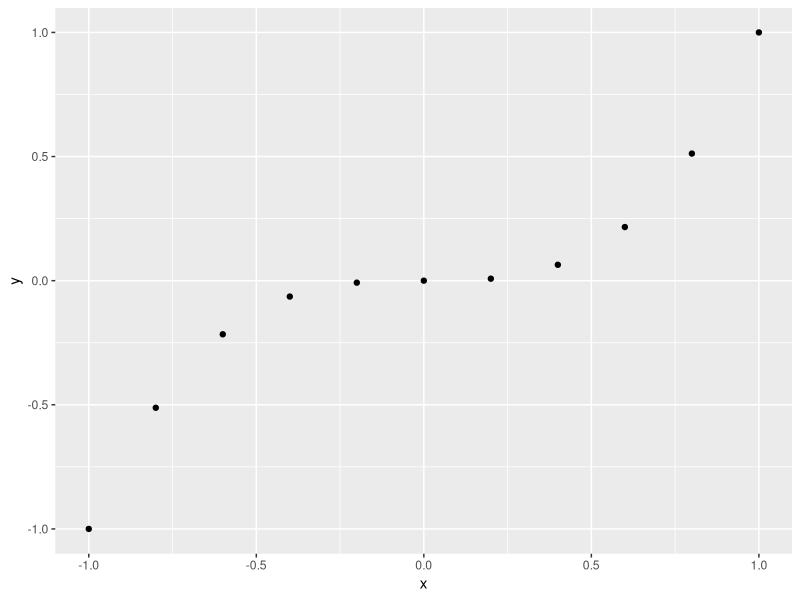
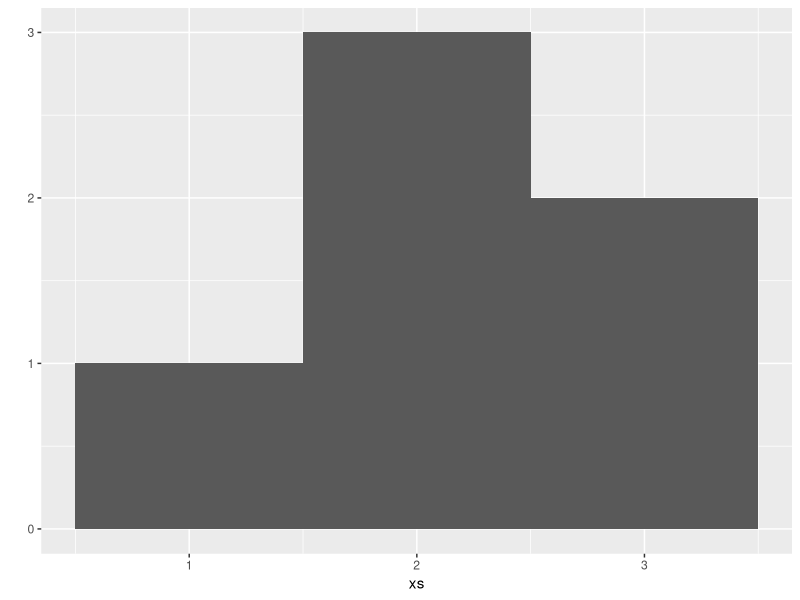
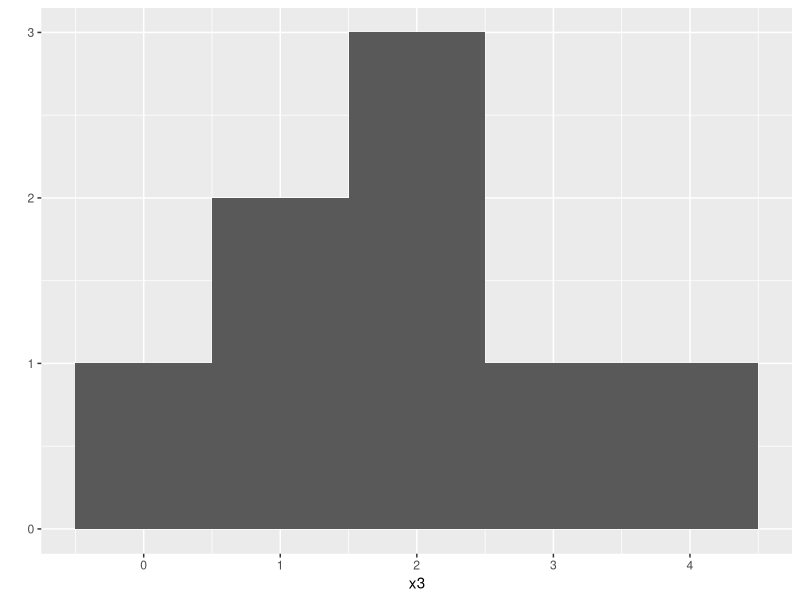

Write R code to recreate these figures, in order. (Note: this script raises an error after producing the figures.)
library("ggplot2")
#scatterplot
x <- c(-1, -0.8, -0.6, -0.4, -0.2, 0, 0.2, 0.4, 0.6, 0.8, 1)
x
y <- x^3
y
qplot(x,y)
#histogram
xs <- c(1,2,2,2,3,3)
qplot(xs, binwidth = 1)
#histogram 2
x3 <- c(0,1,1,2,2,2,3,4)
qplot(x3, binwidth = 1)
# creating a histogram with the roll() for 10,000 dice rolls
rolls <- replicate(10000,roll())
qplot(rolls, binwidth = 1)